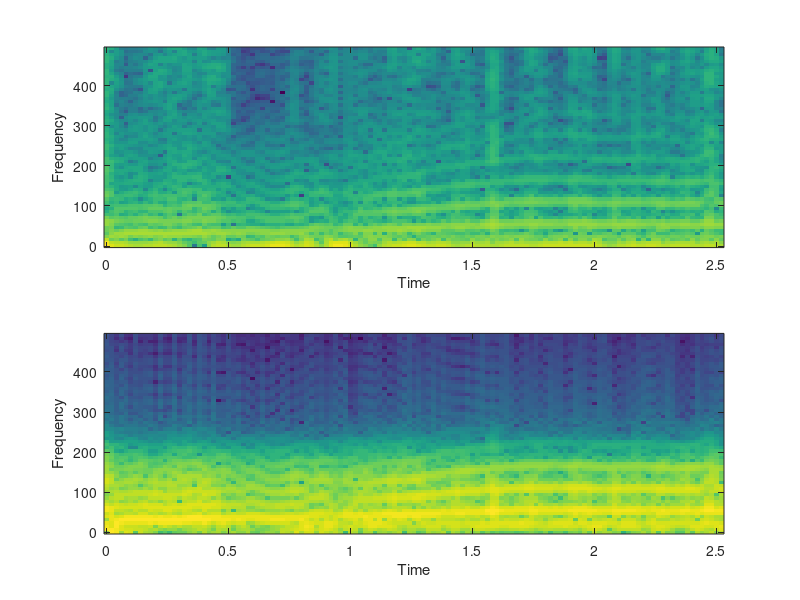

The MATLAB source for this figure:
clear all;

addpath('/usr/share/octave/packages/signal-1.3.2'); %incluye el specgram

load intensidad_RGB.mat; % brillo, 1 es R, 2 es G, 3 es B.
%load audio_det.mat;
%
video_length = length(brillo);

frec_video = 29.37; %frecuencia muestreo video
t_video = 1/(2*pi*frec_video); %tiempo muestreo video

ejeXvideo = 0 : t_video : ((video_length-1)*t_video);

[b, a] = butter( 5, [0.5/frec_video , 10/frec_video]);

ida_vuelta = filtfilt(b, a, brillo(:,2));

filtrado = filter(b, a, brillo(:,2));

%frec_audio = 50; %frecuencia muestreo audio
%t_audio = 1/(2*pi*frec_audio); %tiempo muestreo audio
%
%
%ejeXaudio = 0 : t_video : 10;


%yts = specgram(brillo, 256, 1000, [], 200);

Fs = 1000;
step = ceil(20*Fs/1000);
window = ceil(100*Fs/1000);
%Hamming 128 puntos

figure;

subplot(2,1,1);
specgram(brillo(:,2), 2^nextpow2(window), Fs, window, window - step);

subplot(2,1,2);
specgram(ida_vuelta, 2^nextpow2(window), Fs, window, window - step);

%%ylim([10^-6  1]);
%%hold on;
%%semilogy(5:25,PeDigTeorica,'k');
%%ylim([10^-6  1]);
%%plot( ejeXvideo, brillo);
%%plot( ejeXvideo, brillo(:,2));
%xlabel('t [s]');
%ylabel('brillo [dB]');
%%legend('Curva simulada','Curva teorica','location','NorthEastOutside');
%title('Titulo');
print -djpg espectograma_cardiometro.jpg; %Octave
grid minor;
 
